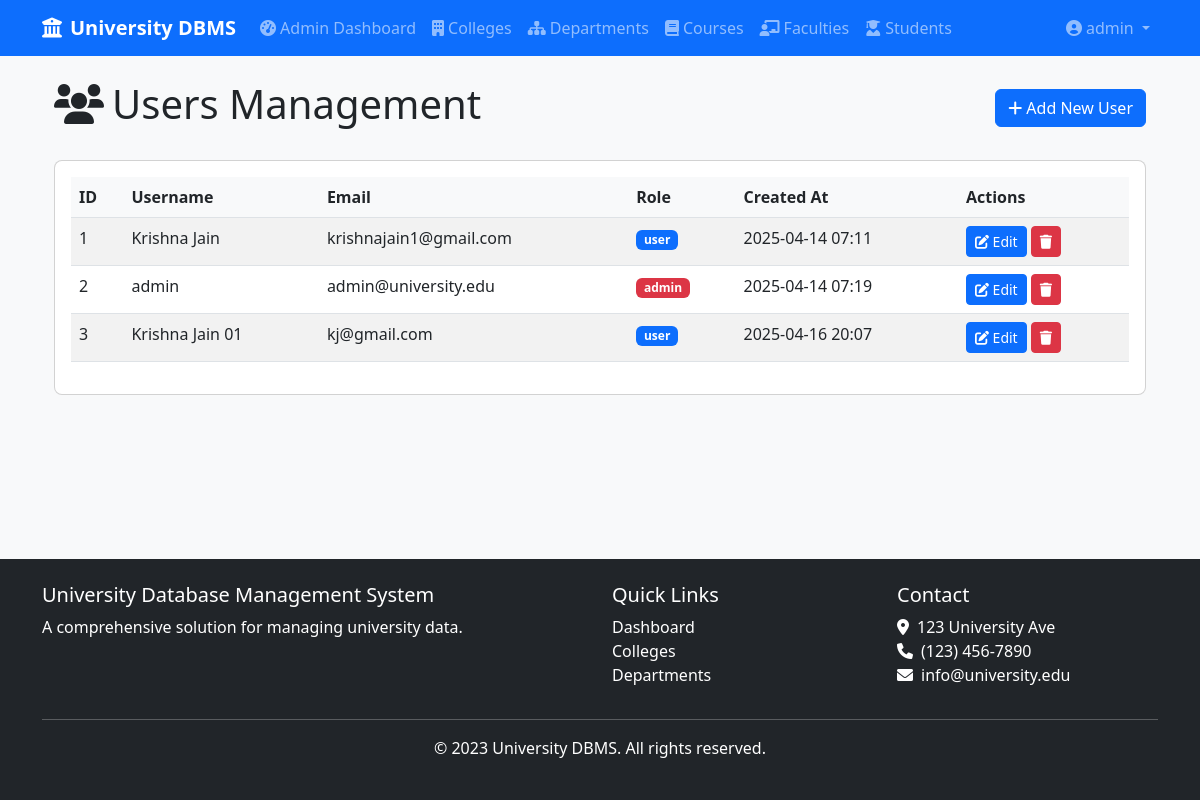
The app's page /admin/users (signed in) with its own data.
### app/models/user.py (models this page shows, shortened)
class User(UserMixin, db.Model):
    __tablename__ = 'users'
    id = db.Column(db.Integer, primary_key=True)
    username = db.Column(db.String(100), unique=True, nullable=False)
    email = db.Column(db.String(100), unique=True, nullable=False)
    password = db.Column(db.String(100), nullable=False)
    role = db.Column(db.String(20), nullable=False, default='user')  # 'admin' or 'user'
    created_at = db.Column(db.DateTime, default=datetime.utcnow)
    def is_admin(self):
        return self.role == 'admin'

### app/routes/admin.py (the view)
@admin.route('/users')
@admin_required
def users():
    users = User.query.all()
    return render_template('admin/users/index.html', users=users)

### app/models/user.py (called while the page is built)
@login_manager.user_loader
def load_user(user_id):
    return User.query.get(int(user_id))

### app/routes/admin.py (called while the page is built)
def admin_required(f):
    @wraps(f)
    @login_required
    def decorated_function(*args, **kwargs):
        if not current_user.role == 'admin':
            flash('You do not have permission to access this page.', 'danger')
            return redirect(url_for('main.index'))
        return f(*args, **kwargs)
    return decorated_function

### app/templates/admin/users/index.html (shortened to what this page needs)
{% extends "base.html" %}
{% block content %}
<div class="container">
    <div class="d-flex justify-content-between align-items-center mb-4">
        <h1><i class="fas fa-users me-2"></i>Users Management</h1>
        <a href="{{ url_for('admin.create_user') }}" class="btn btn-primary">
            <i class="fas fa-plus me-1"></i>Add New User
        </a>
    </div>
    <div class="card">
        <div class="card-body">
            <div class="table-responsive">
                <table class="table table-striped table-hover">
                    <thead>
                        <tr>
                            <th>ID</th>
                            <th>Username</th>
                            <th>Email</th>
                            <th>Role</th>
                            <th>Created At</th>
                            <th>Actions</th>
                        </tr>
                    </thead>
                    <tbody>
                        {% for user in users %}
                        <tr>
                            <td>{{ user.id }}</td>
                            <td>{{ user.username }}</td>
                            <td>{{ user.email }}</td>
                            <td>
                                <span class="badge {% if user.role == 'admin' %}bg-danger{% else %}bg-primary{% endif %}">
                                    {{ user.role }}
                                </span>
                            </td>
                            <td>{{ user.created_at.strftime('%Y-%m-%d %H:%M') }}</td>
                            <td>
                                <a href="{{ url_for('admin.edit_user', id=user.id) }}" class="btn btn-sm btn-primary">
                                    <i class="fas fa-edit"></i> Edit
                                </a>
                                <form action="{{ url_for('admin.delete_user', id=user.id) }}" method="POST" class="d-inline">
                                    <button type="submit" class="btn btn-sm btn-danger" onclick="return confirm('Are you sure you want to delete this user?');">
                                        <i class="fas fa-trash"></i>
                                    </button>
                                </form>
                            </td>
                        </tr>
                        {% endfor %}
                    </tbody>
                </table>
            </div>
        </div>
    </div>
</div>
{% endblock %}

### app/templates/base.html (shortened to what this page needs)
<!DOCTYPE html>
<html lang="en">
<head>
    <link href="https://cdn.jsdelivr.net/npm/bootstrap@5.3.0-alpha1/dist/css/bootstrap.min.css" rel="stylesheet">
    <link rel="stylesheet" href="https://cdnjs.cloudflare.com/ajax/libs/font-awesome/6.0.0/css/all.min.css">
    <link rel="stylesheet" href="{{ url_for('static', filename='css/style.css') }}">
</head>
<body>
    <div class="content-wrapper">
        <header>
            <nav class="navbar navbar-expand-lg navbar-dark bg-primary">
                <div class="container">
                    <a class="navbar-brand" href="{{ url_for('user.dashboard') }}">
                        <i class="fas fa-university me-2"></i>University DBMS
                    </a>
                    <div class="collapse navbar-collapse" id="navbarNav">
                        <ul class="navbar-nav me-auto">
                            {% if current_user.is_authenticated %}
                                {% if current_user.is_admin() %}
                                    <li class="nav-item">
                                        <a class="nav-link" href="{{ url_for('admin.dashboard') }}">
                                            <i class="fas fa-tachometer-alt me-1"></i>Admin Dashboard
                                        </a>
                                    </li>
                                {% else %}
                                    <li class="nav-item">
                                        <a class="nav-link" href="{{ url_for('user.dashboard') }}">
                                            <i class="fas fa-tachometer-alt me-1"></i>Dashboard
                                        </a>
                                    </li>
                                {% endif %}
                                <li class="nav-item">
                                    <a class="nav-link" href="{{ url_for('user.colleges') }}">
                                        <i class="fas fa-building me-1"></i>Colleges
                                    </a>
                                </li>
                                <li class="nav-item">
                                    <a class="nav-link" href="{{ url_for('user.departments') }}">
                                        <i class="fas fa-sitemap me-1"></i>Departments
                                    </a>
                                </li>
                                <li class="nav-item">
                                    <a class="nav-link" href="{{ url_for('user.courses') }}">
                                        <i class="fas fa-book me-1"></i>Courses
                                    </a>
                                </li>
                                <li class="nav-item">
                                    <a class="nav-link" href="{{ url_for('user.faculties') }}">
                                        <i class="fas fa-chalkboard-teacher me-1"></i>Faculties
                                    </a>
                                </li>
                                <li class="nav-item">
                                    <a class="nav-link" href="{{ url_for('user.students') }}">
                                        <i class="fas fa-user-graduate me-1"></i>Students
                                    </a>
                                </li>
                            {% endif %}
                        </ul>
                        <ul class="navbar-nav">
                            {% if current_user.is_authenticated %}
                                <li class="nav-item dropdown">
                                    <a class="nav-link dropdown-toggle" href="#" id="navbarDropdown" role="button" data-bs-toggle="dropdown">
                                        <i class="fas fa-user-circle me-1"></i>{{ current_user.username }}
                                    </a>
                                </li>
                            {% endif %}
                        </ul>
                    </div>
                </div>
            </nav>
        </header>
        <main class="container py-4">
            {% block content %}{% endblock %}
        </main>
    </div>
    <footer class="bg-dark text-white py-4 mt-5">
        <div class="container">
            <div class="row">
                <div class="col-md-6">
                    <h5>University Database Management System</h5>
                    <p>A comprehensive solution for managing university data.</p>
                </div>
                <div class="col-md-3">
                    <h5>Quick Links</h5>
                    <ul class="list-unstyled">
                        <li><a href="{{ url_for('user.dashboard') }}" class="text-white">Dashboard</a></li>
                        <li><a href="{{ url_for('user.colleges') }}" class="text-white">Colleges</a></li>
                        <li><a href="{{ url_for('user.departments') }}" class="text-white">Departments</a></li>
                    </ul>
                </div>
                <div class="col-md-3">
                    <h5>Contact</h5>
                    <address>
                        <i class="fas fa-map-marker-alt me-2"></i>123 University Ave<br>
                        <i class="fas fa-phone me-2"></i>(123) 456-7890<br>
                        <i class="fas fa-envelope me-2"></i>info@university.edu
                    </address>
                </div>
            </div>
            <hr>
            <div class="text-center">
                <p>&copy; 2023 University DBMS. All rights reserved.</p>
            </div>
        </div>
    </footer>

### app/static/css/style.css (style rules this page uses)
body { font-family: 'Segoe UI', Tahoma, Geneva, Verdana, sans-serif; background-color: #f8f9fa; }
.navbar-brand { font-weight: 600; }
.card { border-radius: 0.5rem; transition: transform 0.3s ease; }
.table th { background-color: #f8f9fa; }
.btn { transition: all 0.3s ease; }
footer { margin-top: auto; }
footer a { text-decoration: none; }

### app/templates/base.html (style rules this page uses)
html, body { height: 100%; margin: 0; }
body { display: flex; flex-direction: column; min-height: 100vh; }
.content-wrapper { flex: 1 0 auto; display: flex; flex-direction: column; }
footer { flex-shrink: 0; width: 100%; background-color: #212529; color: white; margin-top: auto; }

### records on screen
User: username "admin", id "2", email "admin@university.edu", role "admin", created_at "2025-04-14 07:19"
User: id "1", username "Krishna Jain", email "krishnajain1@gmail.com", role "user", created_at "2025-04-14 07:11"
User: id "3", username "Krishna Jain 01", email "kj@gmail.com", role "user", created_at "2025-04-16 20:07"
